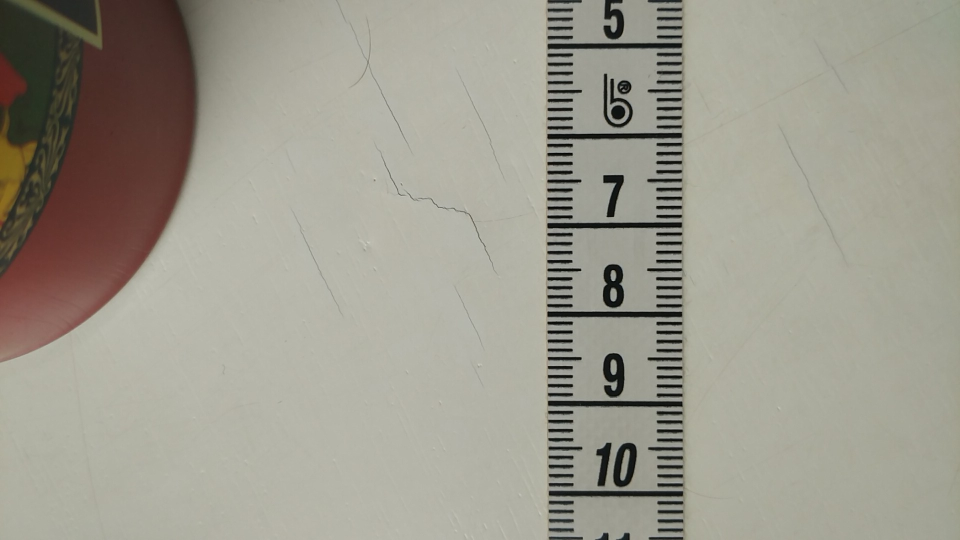
#> input picture py3.5/testimgs/1.jpg, 1920 x 1080 px, found by its file name (shown at 1/2 size)
$ python pipline.py
#> lines starting #> are read from the running program, lines starting #| are printed output that depends on the picture
#> in Main, imgRGB is the input picture: shape (1080, 1920, 3); mean B, G, R 141.9, 154.2, 157.1
### py3.5/roughdetect.py
import cv2
import cache

def RoughDetect(imgRGB):
    imgGray=cv2.cvtColor(imgRGB,cv2.COLOR_BGR2GRAY)
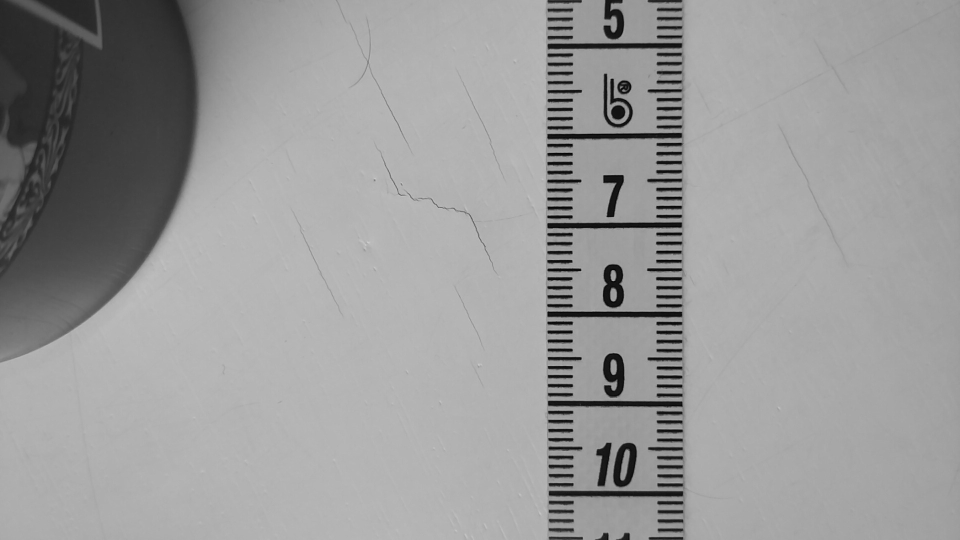
#> imgGray: shape (1080, 1920) (shown at 1/2 size); min 0, max 209, mean 153.7

    modelPath='./model/cascademodel/cascade.xml'
    watch_cascade = cv2.CascadeClassifier(modelPath)
    watches = watch_cascade.detectMultiScale(imgGray, 1.1, 1)
#> watches = [[1113, 795, 238, 200], [1105, 261, 243, 205], [1108, 438, 243, 205], [1113, 615, 243, 205]]

    subImg=[]
    for (x, y, w, h) in watches:
        tempImg=imgRGB[y:y+h+1,x:x+w+1]
        subImg.append(tempImg)
#> this loop made 4 passes
#> pass 1, in RoughDetect, `tempImg=imgRGB[y:y+h+1,x:x+w+1]`:
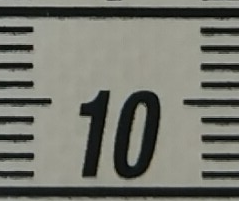
#> tempImg: shape (201, 239, 3); mean B, G, R 110.3, 118.9, 117.7
#> pass 2, in RoughDetect, `tempImg=imgRGB[y:y+h+1,x:x+w+1]`:
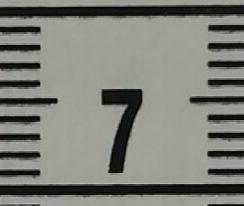
#> tempImg: shape (206, 244, 3); mean B, G, R 118.6, 126.4, 125.2
#> pass 3, in RoughDetect, `tempImg=imgRGB[y:y+h+1,x:x+w+1]`:
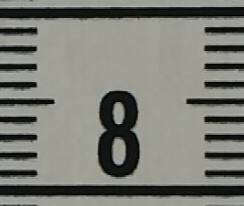
#> tempImg: shape (206, 244, 3); mean B, G, R 116.5, 124.3, 123.2
#> after the loop, subImg = 4 items
    return subImg


# [45 lines that do not run on import are left out]

### py3.5/pipline.py
import roughdetect
import cache
import crop
import deskewH
import deskewV
import predict
import tensorflow as tf
import argparse
import cv2

def Main(imgPath,cached=True):
    imgRGB=cv2.imread(imgPath)
    subImgs=roughdetect.RoughDetect(imgRGB)
#> subImgs = 4 items
#> (the run stopped early here; a loop or call above may not have finished)
